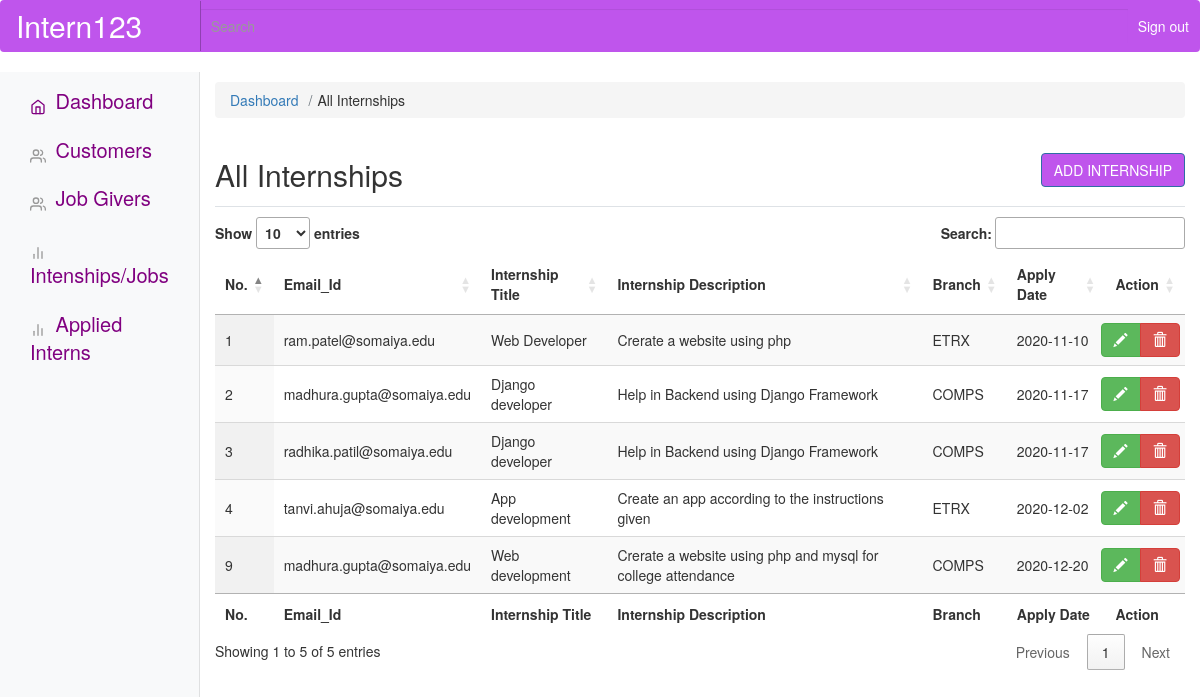
Page /admin/allinternships.php (signed in) on the committed database.
### tables this page shows
CREATE TABLE `all_internships` (
  `id` int(255) NOT NULL,
  `email_id` text NOT NULL,
  `internship_title` text NOT NULL,
  `des` text NOT NULL,
  `branch` text NOT NULL,
  `apply_date` date NOT NULL
);

### admin/allinternships.php (the view, shortened to what this page needs)
<?php include('include/header.php');   ?>
<?php include('include/sidebar.php');   ?>
        <main role="main" class="col-md-9 ml-sm-auto col-lg-10 pt-3 px-4">
        <nav aria-label="breadcrumb">
                 <ol class="breadcrumb">
                 <li class="breadcrumb-item"><a href="admindashboard.php">Dashboard</a></li>
                 <li class="breadcrumb-item"><a href="#"></a>All Internships</li>
                 </ol>
               </nav>
          <div class="d-flex justify-content-between flex-wrap flex-md-nowrap align-items-center pb-2 mb-3 border-bottom">
          <h1 class="h2">All Internships</h1>
            <div class="btn-toolbar mb-2 mb-md-0">
              <a href="add_internship.php" class="btn btn-primary" style="background-color:#bf55ec; color:white;">ADD INTERNSHIP</a>
            </div>
          </div>
          <table id="example" class="display" style="width:100%">
        <thead>
            <tr>
                <th>No.</th>
                <th>Email_Id</th>
                <th>Internship Title</th>
                <th>Internship Description</th>
                <th>Branch</th>
                <th>Apply Date</th>
                <th>Action</th>
            </tr>
        </thead>
        <tbody>
        <?php
           include("config.php");
           $query = mysqli_query($conn, "select * from all_internships ");
            while($row = mysqli_fetch_array($query)){
        ?>
              <tr>
                 <td><?php  echo $row['id'];  ?></td>
                 <td><?php  echo $row['email_id'];  ?></td>
                 <td><?php  echo $row['internship_title'];  ?></td>
                 <td><?php  echo $row['des'];  ?></td>
                 <td><?php  echo $row['branch'];  ?></td>
                 <td><?php  echo $row['apply_date'];  ?></td>
                 <td>
                    <div class="row">
                    <div class="btn-group">
                      <a onClick="return confirm('Please confirm edition');" href="internshipedit.php?edit=<?php echo $row['id']; ?>" class="btn btn-success"><span class="glyphicon glyphicon-pencil"></span></a>
                      <a onClick="return confirm('Please confirm deletion');" href="internshipdelete.php?del=<?php echo $row['id']; ?>" class="btn btn-danger"><span class="glyphicon glyphicon-trash"></span></a>
                    </div>
                    </div>
                 </td>
              </tr>
            <?php   }  ?>
        </tbody>
        <tfoot>
            <tr>
            <th>No.</th>
                <th>Email_Id</th>
                <th>Internship Title</th>
                <th>Internship Description</th>
                <th>Branch</th>
                <th>Apply Date</th>
                <th>Action</th>
            </tr>
        </tfoot>
    </table>
          </div>
      </div>
  </body>
</html>

### admin/css/dashboard.css (style rules this page uses)
body { font-size: 0.875rem; }
.border-bottom { border-bottom: 1px solid #e5e5e5; }

### rows in the picture
all_internships: id "1", email "ram.patel@somaiya.edu", internship_title "Web Developer", des "Crerate a website using php", branch "ETRX", apply_date "2020-11-10"
all_internships: id "2", email "madhura.gupta@somaiya.edu", internship_title "Django developer", des "Help in Backend using Django Framework", branch "COMPS", apply_date "2020-11-17"
all_internships: id "3", email "radhika.patil@somaiya.edu", internship_title "Django developer", des "Help in Backend using Django Framework", branch "COMPS", apply_date "2020-11-17"
all_internships: id "4", email "tanvi.ahuja@somaiya.edu", internship_title "App development", des "Create an app according to the instructions given", branch "ETRX", apply_date "2020-12-02"
all_internships: id "9", email "madhura.gupta@somaiya.edu", internship_title "Web development", des "Crerate a website using php and mysql for college attendance", branch "COMPS", apply_date "2020-12-20"
